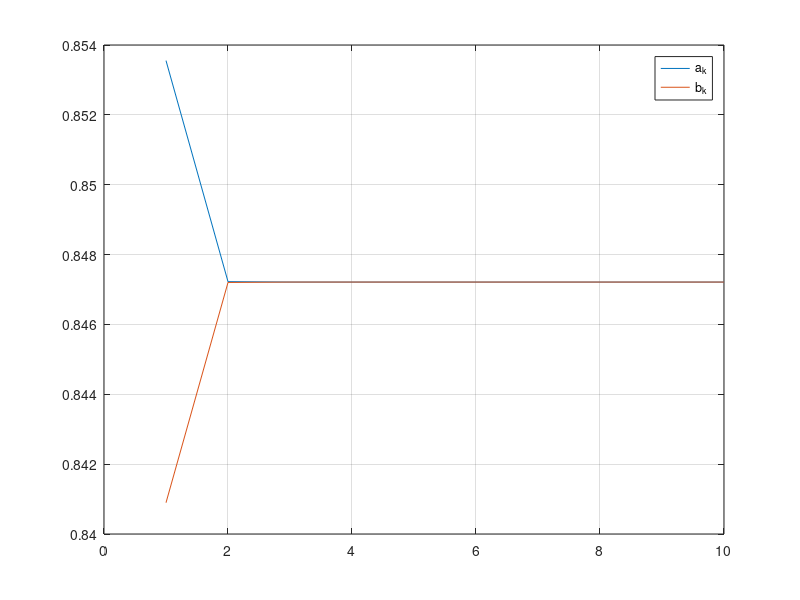

The MATLAB script that drew this image:
a0=1;b0=1/sqrt(2);
a(1)=(a0+b0)/2;
b(1)=sqrt(a0*b0);
for n=2:10
a(n)=(a(n-1)+b(n-1))/2;
b(n)=sqrt(a(n-1)*b(n-1));
end
figure(1);plot(1:10,[a;b]);
grid;legend('a_k','b_k');
